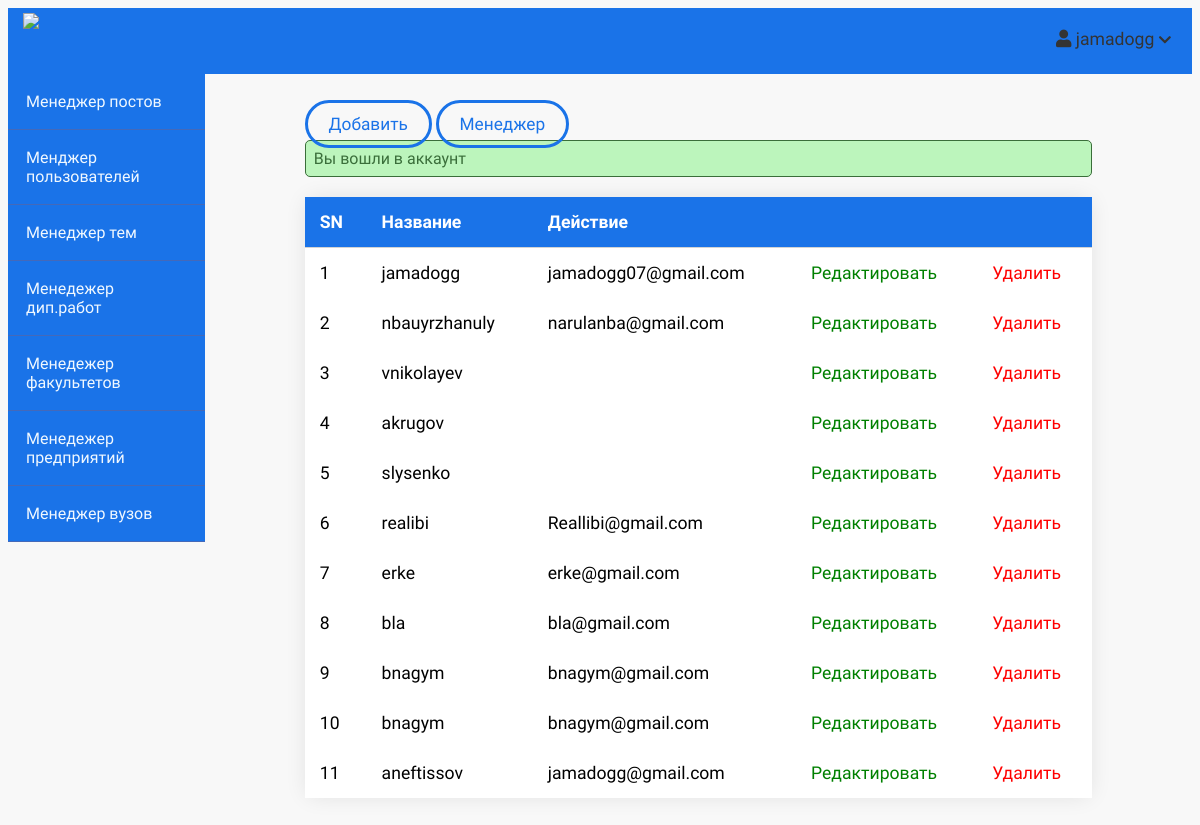
The page /admin/users/index.php (signed in) on the database its author committed.
### tables this page shows
CREATE TABLE `users` (
  `id` int(11) NOT NULL,
  `admin` tinyint(4) NOT NULL,
  `username` varchar(255) NOT NULL,
  `email` varchar(255) NOT NULL,
  `name` varchar(32) NOT NULL,
  `lastname` varchar(32) NOT NULL,
  `password` varchar(255) NOT NULL,
  `age` int(11) DEFAULT NULL,
  `phone_number` text DEFAULT NULL,
  `address` text DEFAULT NULL,
  `gpa` float DEFAULT NULL,
  `about` text DEFAULT NULL,
  `avatar` varchar(255) NOT NULL,
  `created_at` timestamp NOT NULL DEFAULT current_timestamp(),
  `company` tinyint(4) NOT NULL,
  `student` tinyint(4) NOT NULL,
  `cname` varchar(255) DEFAULT NULL
);

### app/controllers/users.php (called while the page is built, shortened)
<?php
include_once(ROOT_PATH . "/app/database/db.php");
$table = 'users';
$admin_users = selectAll($table);

### app/database/db.php (called while the page is built, shortened)
<?php
require('connect.php');
function selectAll($table, $conditions = [])
{
    global $conn;
    $sql = "SELECT * FROM $table";
    if (empty($conditions)) {
        $stmt = $conn->prepare($sql);
        $stmt->execute();
        $records = $stmt->get_result()->fetch_all(MYSQLI_ASSOC);
        return $records;
    }
}

### admin/users/index.php (the view, shortened to what this page needs)
<?php include(ROOT_PATH . "/app/controllers/users.php");
?>
<!DOCTYPE html>
<html lang="en">
    <head>
        <link rel="stylesheet"
            href="https://use.fontawesome.com/releases/v5.7.2/css/all.css"
>
        <link rel="stylesheet" href="../../assets/css/style.css">
        <link rel="stylesheet" href="../../assets/css/admin.css">
    </head>
    <body>
    <?php include(ROOT_PATH . "/app/includes/adminHeader.php"); ?>
        <div class="admin-wrapper">
        <?php include(ROOT_PATH . "/app/includes/adminSidebar.php"); ?>
            <div class="admin-content">
                <div class="button-group">
                    <a href="create.php" class="btn btn-big">Добавить</a>
                    <a href="index.php" class="btn btn-big">Менеджер</a>
                </div>
                <div class="content">
                    <?php include(ROOT_PATH . "/app/includes/messages.php"); ?>
                    <div id="firstTable">
                    <table cellspacing="0" cellpadding="0" class="index-table">
                        <thead>
                            <th>SN</th>
                            <th>Название</th>
                            <th colspan="2">Действие</th>
                            <th></th>
                        </thead>
                        <tbody>
                            <?php foreach ($admin_users as $key => $user): ?>
                                <tr>
                                    <td><?php echo $key + 1; ?></td>
                                    <td><?php echo $user['username']; ?></td>
                                    <td><?php echo $user['email']; ?></td>
                                    <td><a href="edit.php?id=<?php echo $user['id']; ?>" class="edit">Редактировать</a></td>
                                    <td><a href="index.php?delete_id=<?php echo $user['id']; ?>" class="delete">Удалить</a></td>
                                </tr>
                            <?php endforeach; ?>
                        </tbody>
                    </table>
                            </div>
                </div>
            </div>
        </div>
    </body>
</html>

### assets/css/style.css (style rules this page uses)
:root { --primary-color: #1a73e8; --secondary-color:#D9376E; --third-color:#e9e3ff; --misc-color:#438CEA; --text-color:#343434; --page-color:#EFF0F3; }
* { box-sizing: border-box; }
html, body { font-family: 'Ubuntu', sans-serif; background: #f8f8f8; display:flex; flex-direction:column; }
a { text-decoration: none; color: inherit; }
.btn { padding: 0.5rem 1rem; background:none; color: var(--primary-color); border: 3px solid var(--primary-color); border-radius: 0.25rem; font-size: 1.08em; border-radius: 25px; }
.btn-big { padding: 0.7rem 1.3rem; line-height: 1.3rem; border: 3px solid var(--primary-color); background: transparent; border-radius: 25px; color: var(--primary-color) !important; }
#firstTable table { margin-top: 20px; border: none; border-spacing: 30px; box-shadow: 0px 0px 22px -3px rgba(0,0,0,0.11); }
#firstTable table thead { font-weight: lighter; color: white; background-color: var(--primary-color); }
#firstTable table tbody tr { background-color: white; }
#firstTable table tbody td { border: none; }

### assets/css/admin.css (style rules this page uses)
:root { --primary-color: #1a73e8; --secondary-color:#D9376E; --third-color:#e9e3ff; --misc-color:#438CEA; --text-color:#343434; --page-color:#EFF0F3; }
.admin-wrapper { display: flex; height: calc(100% - 66px); }
.admin-wrapper .admin-content { flex: 8; height: 100%; padding: 40px 100px 100px; overflow-y: scroll; }
table { width: 100%; border-collapse: collapse; font-size: 1.1rem; }
th, td { padding: 15px; text-align: left; border-bottom: 1px solid #d3d3d3; }
.edit { color: green; }
.delete { color: red; }

### rows shown on the page
users: username "jamadogg", email "jamadogg07@gmail.com"
users: username "nbauyrzhanuly", email "narulanba@gmail.com"
users: username "vnikolayev"
users: username "akrugov"
users: username "slysenko"
users: username "realibi", email "Reallibi@gmail.com"
users: username "erke", email "erke@gmail.com"
users: username "bla", email "bla@gmail.com"
users: username "bnagym", email "bnagym@gmail.com"
users: username "bnagym", email "bnagym@gmail.com"
users: username "aneftissov", email "jamadogg@gmail.com"

### other values the page prints
$_SESSION['username'] "jamadogg"
$_SESSION['message'] "Вы вошли в аккаунт"
